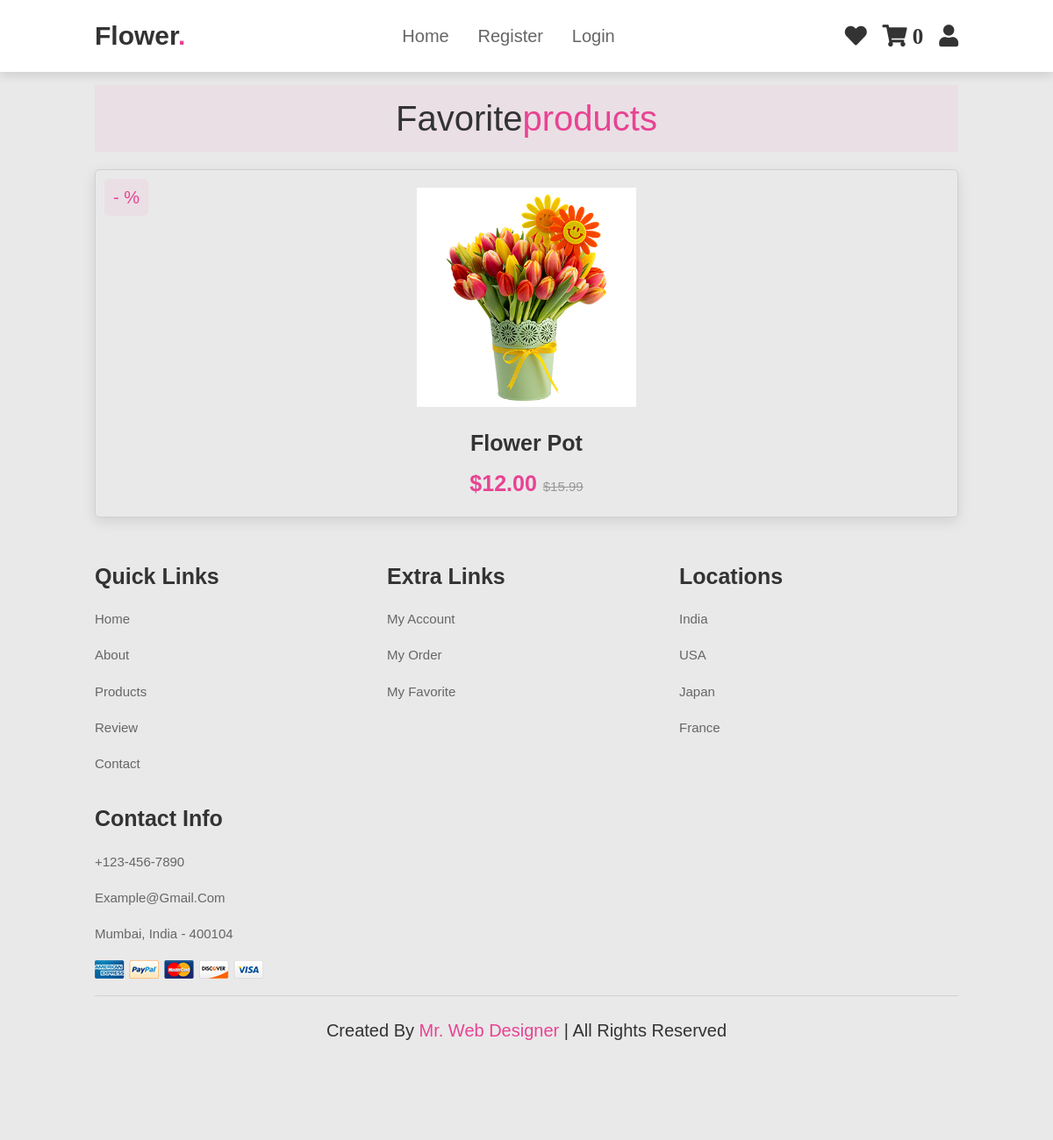
Page /2/ on the committed database.
### store/models.py (models this page shows, shortened)
class Item(models.Model):
    name = models.CharField(max_length=200)
    price = models.DecimalField(max_digits=5, decimal_places=2)
    discount = models.IntegerField(blank=True)
    image = models.ImageField(upload_to='images', blank=True)
    created_at = models.DateTimeField( auto_now_add=True)
    slug = models.SlugField(blank=True , null=True)
    favorite = models.ManyToManyField(User, related_name="favorite" ,  blank=True)
    quantity = models.IntegerField(default=1)
    class Meta:
        verbose_name = _("Item")
        verbose_name_plural = _("Items")
        ordering = ('name',)

### store/views.py (the view)
# urls.py: path('<int:id>/' , views.flower_details , name='flower_details'),
def flower_details(request , id):
    product = get_object_or_404(Item , id=id)
    is_favorite = False
    if product.favorite.filter(id=request.user.id).exists():
        is_favorite = True
    context = {
        'product': product,
        'is_favorite':  is_favorite,
    }
    return render(request , 'store/details.html', context)

### store/templatetags/cart_template_tags.py (called while the page is built)
@register.filter
def cart_item_count(user):
    if user.is_authenticated:
        qs = Order.objects.filter(user=user, ordered=False)
        if qs.exists():
            return qs[0].items.count()
    return 0

### templates/store/details.html (shortened to what this page needs)
{% extends 'base.html' %}
{% load static %}
{% load social_share %}
{% block content  %}
<section class="products" id="products">
    <br>
    <br>
    <br>
    <br>
    <h1 class="heading"> favorite<span>products</span> </h1>
    <div class="box-container">
        <div class="box">
            <span class="discount">-{{ flower.discount }} %</span>
            <div class="image">
                <img src="{{ product.image.url }} " alt="">
            </div>
            <div class="content">
                <h3>{{ product.name }} </h3>
                <div class="price"> ${{ product.price }} <span>$15.99</span> </div>
            </div>
        </div>
    </div>
</section>
{% endblock content  %}

### static/css/style.css (style rules this page uses)
:root { --pink:#e84393; }
* { margin:0; padding:0; box-sizing: border-box; font-family: Verdana, Geneva, Tahoma, sans-serif; outline: none; border:none; text-decoration: none; text-transform: capitalize; transition: .2s linear; }
html { font-size: 62.5%; scroll-behavior: smooth; scroll-padding-top: 6rem; overflow-x: hidden; }
section { padding:2rem 9%; }
.heading { text-align: center; font-size: 4rem; color:#333; padding:1rem; margin:2rem 0; background:rgba(255, 51, 153,.05); }
.heading span { color:var(--pink); }
.products .box-container { display: flex; flex-wrap: wrap; gap:1.5rem; }
.products .box-container .box { flex:1 1 30rem; box-shadow: 0 .5rem 1.5rem rgba(0,0,0,.1); border-radius: .5rem; border:.1rem solid rgba(0,0,0,.1); position: relative; }
.products .box-container .box .discount { position: absolute; top:1rem; left:1rem; padding:.7rem 1rem; font-size: 2rem; color:var(--pink); background:rgba(255, 51, 153,.05); z-index: 1; border-radius: .5rem; }
.products .box-container .box .image { position: relative; text-align: center; padding-top: 2rem; overflow:hidden; }
.products .box-container .box .image img { height:25rem; }
.products .box-container .box .content { padding:2rem; text-align: center; }
.products .box-container .box .content h3 { font-size: 2.5rem; color:#333; }
.products .box-container .box .content .price { font-size: 2.5rem; color:var(--pink); font-weight: bolder; padding-top: 1rem; }
.products .box-container .box .content .price span { font-size: 1.5rem; color:#999; font-weight: lighter; text-decoration: line-through; }
body { margin: 0; color: #6a6f8c; background-image: url('images/bg.png'); font: 600 16px/18px 'Open Sans', sans-serif; }
body { font: 100% / 1.414 "Open Sans", "Roboto", arial, sans-serif; background: #e9e9e9; }
h1, h2 { font-weight: 300; color: rgba(255, 255, 255, 1); }

### rows in the picture
Item: image (picture), name "Flower Pot", price "12.00"

### other values in the picture
{{ request.user| cart_item_count }} "0"
